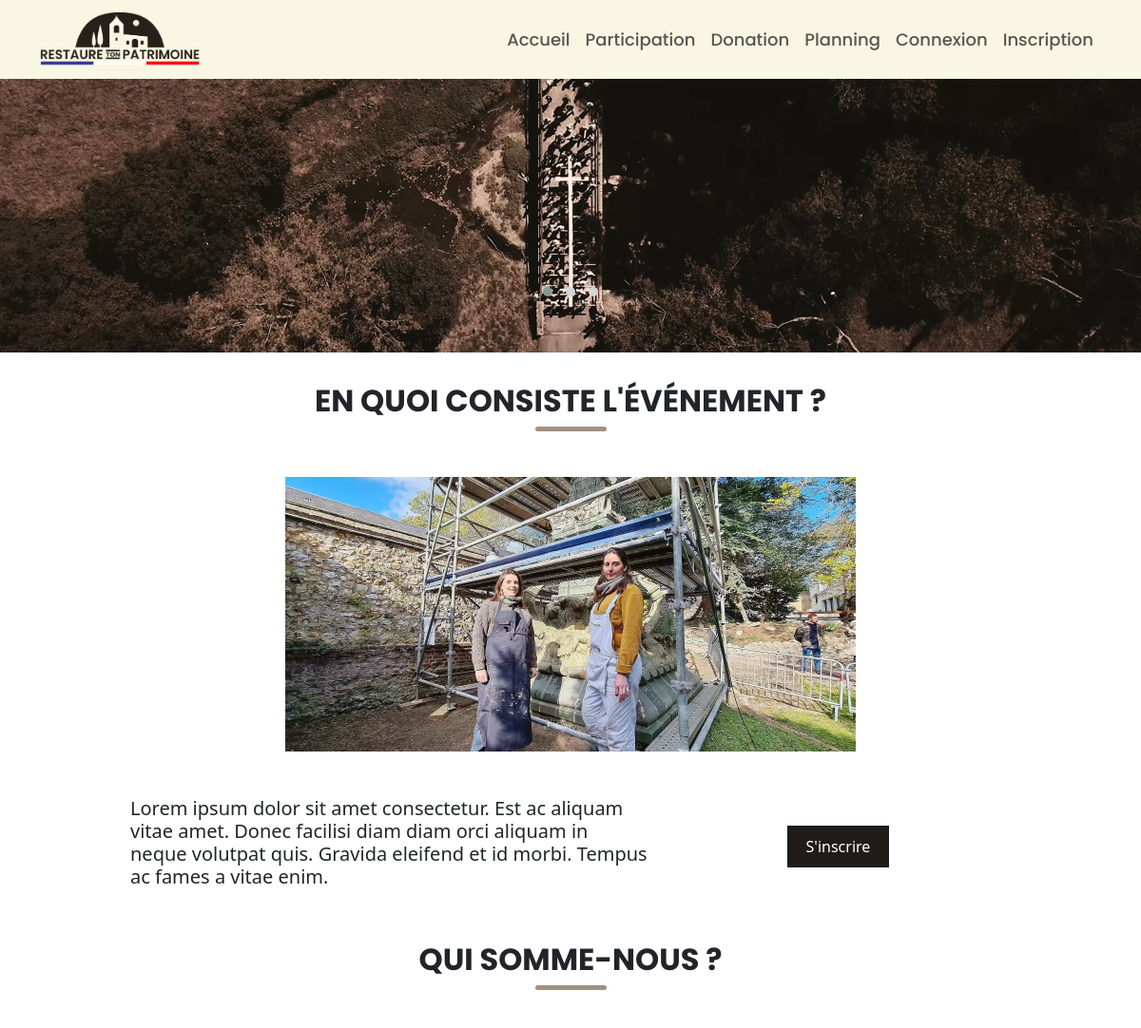
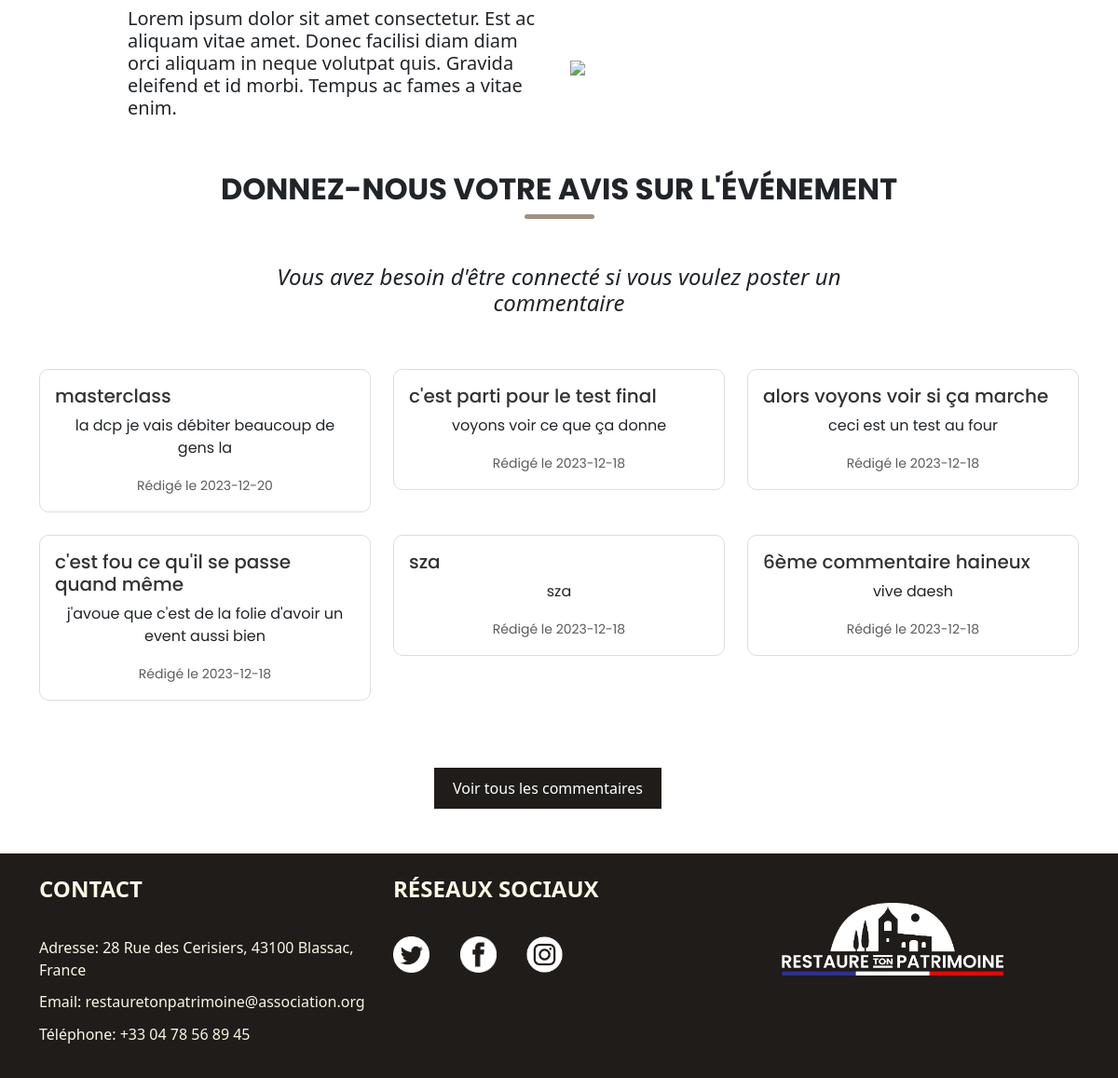
The page / on the database its author committed (2 pictures, top to bottom).
### tables this page shows
CREATE TABLE `article` (
  `ID_article` int(11) NOT NULL,
  `Contenue` text DEFAULT NULL,
  `Titre` varchar(50) DEFAULT NULL,
  `Date_article` date DEFAULT NULL
);

### index.php (the view, shortened to what this page needs)
<?php require_once 'php/Config.php';
try{
  $pdo = new PDO(
      "mysql:host=$host;dbname=$dbname;charset=utf8", $user, $password);
  }
  catch(PDOException $e){
    echo $e->getMessage();
  }?>
<!DOCTYPE html>
<html lang="fr">
<head>
<link rel="stylesheet" href="css/owl.carousel.min.css">
<link rel="stylesheet" href="css/owl.theme.default.min.css">
<link rel="stylesheet" href="css/bootstrap.min.css">
<link rel="stylesheet" href="css/style.css">
</head>
<body>
<nav class="navbar navbar-expand-lg couleurnav">
  <div class="container">
    <a class="navbar-brand" href="index.php">
      <img src="images/perso.png" class="taillelogo" alt="Restaure Ton Patrimoine">
    </a>
    <div class="collapse navbar-collapse text-center" id="navbarNav">
      <ul class="navbar-nav ms-auto">
        <li class="nav-item">
          <a class="nav-link" href="index.php">Accueil</a>
        </li>
        <li class="nav-item">
          <a class="nav-link" href="pages/participation.php">Participation</a>
        </li>
        <li class="nav-item">
          <a class="nav-link" href="pages/donation.php">Donation</a>
        </li>
        <li class="nav-item">
          <a class="nav-link" href="pages/planning.php">Planning</a>
        </li>
        <?php
        if(isset($_SESSION["nom"])){
                if( $_SESSION['admin'] == 1){
                  echo(' </ul>
                  </div>
                <a href="pages/Admin.php" class="ms-4 co"> Administration </a>
                <a class="ms-4 co texteitalic">'
                .$_SESSION["nom"].'</a>
                <a class="ms-2 co" href="php/logout.php">
                  <img width="32px" height="32px" class="rotationlogo" src="images/decov2.png" alt="deco">
                </a>
              ');
                }
          else{
            echo(' </ul>
            </div>
            <a class="ms-4 co texteitalic">'
            .$_SESSION["nom"].'</a>
            <a class="ms-2 co" href="php/logout.php">
              <img width="32px" height="32px" class="rotationlogo" src="images/decov2.png" alt="deco">
            </a>
          ');
            }
        }
        else{
          echo('
          <li class="nav-item">
            <a class="nav-link" href="php/Connexion.php">Connexion</a>
          </li>
          <li class="nav-item">
            <a class="nav-link" href="php/InscriptionForm.php">Inscription</a>
          </li>
        </ul>
      </div>
            ');
        }
        ?>
  </div>
</nav>
<section id="carrousel">
<div class="owl-carousel owl-theme">
<div class="item imgcarrousel1">
  <div class="overlay-content">
    <h1 class="text-center textecarrousel"> &nbsp; </h1>
  </div>
</div>
</div>
</section>
<section id="contenu">
<div>
<h2 class="titres">En quoi consiste l'événement ?</h2>
<div class="d-flex justify-content-center">
<div class="ligne-arrondie"></div>
</div>
</div>
<div class="mt-5 d-flex justify-content-center">
<img class="w-50" src="images/illustrationprojet.png"></img>
</div>
<div class="mt-5 container">
<div class="row d-flex justify-content-center">
  <div class="col-lg-6">
    <h5>
  Lorem ipsum dolor sit amet
consectetur. Est ac aliquam vitae
amet. Donec facilisi diam diam orci
aliquam in neque volutpat quis.
Gravida eleifend et id morbi. Tempus
ac fames a vitae enim.
    </h5>
  </div>
  <div class="col-lg-4 d-flex align-items-center justify-content-center">
  <a class="bouton NS">S'inscrire</a>
  </div>
</div>
</div>
</section>
<section>
<div class="mt-5">
<h2 class="titres">Qui somme-nous ?</h1>
<div class="d-flex justify-content-center">
<div class="ligne-arrondie"></div>
</div>
</div>
<div class="mt-5 container">
<div class="row d-flex justify-content-center align-items-center">
  <div class="col-lg-5">
    <h5>
  Lorem ipsum dolor sit amet
consectetur. Est ac aliquam vitae
amet. Donec facilisi diam diam orci
aliquam in neque volutpat quis.
Gravida eleifend et id morbi. Tempus
ac fames a vitae enim.
    </h5>
  </div>
  <div class="col-lg-5">
  <img class="w-100" src="images/illustrationequipe.png"></img>
  </div>
</div>
</div>
</section>
<div class="mt-5">
<h2 class="titres">Donnez-nous votre avis sur l'événement</h1>
<div class="d-flex justify-content-center">
<div class="ligne-arrondie"></div>
</div>
</div>
<article class="Blog mt-5">
<?php if (isset($_SESSION["nom"])) : ?>
  <form action="php/ajout.php" method="GET">
      <div class="container mt-5">
          <div class="row justify-content-center">
              <div class="col-md-8">
                  <div class="form-group">
                      <label for="titre">Donnez un titre à votre commentaire</label>
                      <input class="form-control" type="text" name="titre" required="required">
                  </div>
              </div>
          </div>
          <div class="row justify-content-center">
              <div class="col-md-8">
                  <div class="form-group">
                      <label for="texte">Écrivez votre texte juste ici</label>
                      <input class="form-control grande-zone-texte" type="text" name="texte" required="required">
                  </div>
              </div>
          </div>
          <div class="row justify-content-center">
              <div class="col-md-8 mt-2 d-flex justify-content-center">
                  <button type="submit" class="bouton NS">Commenter</button>
              </div>
          </div>
      </div>
  </form>
<?php else : ?>
  <div class="container mt-2">
      <div class="row justify-content-center">
          <div class="col-md-8">
              <h4 class="text-center texteitalic">Vous avez besoin d'être connecté si vous voulez poster un commentaire</h2>
          </div>
      </div>
  </div>
  <?php endif; ?>
  <section class="mt-5" id="commentaire">
  <?php
  $requete='SELECT * FROM article ORDER BY ID_article DESC LIMIT 6';
  $resultats=$pdo->query($requete);
  $article=$resultats->fetchAll(PDO::FETCH_ASSOC);
  ?>
<div class="container mt-5">
    <div class="row">
        <?php foreach ($article as $commentaire): ?>
            <div class="col-md-4 mb-4">
                <div class="card">
                    <div class="card-body">
                        <h5 class="card-title policecarte"><?php echo $commentaire["Titre"]; ?></h5>
                        <p class="card-text policecartesimple"><?php echo $commentaire["Contenue"]; ?></p>
                        <p class="card-text policecartesimple"><small class="text-muted">Rédigé le <?php echo $commentaire["Date_article"]; ?></small></p>
                    </div>
                </div>
            </div>
        <?php endforeach; ?>
    </div>
  </div>
  <div class="mt-5 d-flex justify-content-center">
  <a class="bouton mb-5 NS" href="pages/blog.php"> Voir tous les commentaires </a>
  </div>
</article>
<body>
<footer class="footer text-light">
    <div class="container py-4">
        <div class="row">
            <div class="col-md-4">
                <h4 class="titresFooter">Contact</h4>
                <p class="textFooter">Adresse: 28 Rue des Cerisiers, 43100 Blassac, France</p>
                <p class="textFooter">Email: restauretonpatrimoine@association.org</p>
                <p class="textFooter">Téléphone: +33 04 78 56 89 45</p>
            </div>
            <div class="col-md-4">
                <h4 class="titresFooter">Réseaux sociaux</h4>
                    <a href="https://twitter.com/" target="_blank"><img src="images/X.png" class='imagesfooter'></a>
                    <a href="https://www.facebook.com/" target="_blank"><img src="images/F.png" class='imagesfooter'></a>
                    <a href="https://www.instagram.com/" target="_blank"><img src="images/I.png" class='imagesfooter'></a>
            </div>
            <div class="col-md-4">
                <img src="images/logo.png" alt="Logo de l'association" class="logo">
            </div>
        </div>
    </div>
</footer>
</body>

### css/style.css (style rules this page uses)
.couleurnav { background-color: #f9f7e4; }
nav > div > div > ul > li { font-family: PoppinsMedium; text-decoration: none; }
.navbar-brand { margin-left: auto; margin-right: auto; }
.nav-link { display: inline-block; position: relative; font-size: large; }
.nav-link:after { content: ''; position: absolute; width: 100%; transform: scaleX(0); height: 2px; bottom: 0; left: 0; background-color: #1f1c1a; transform-origin: bottom right; transition: transform 0.25s ease-out, text-decoration-thickness 0.25s ease-out; }
.textecarrousel { padding-top: 10%; padding-bottom: 10%; text-transform: uppercase; font-family: PoppinsBold; color: #f9f7e4 ; text-shadow: 2px 2px 2px #000000; }
.imgcarrousel1 { background-image: url('../images/carrousel1.png'); background-size: cover; }
.ligne-arrondie { width: 75px; height: 5px; background-color: #a29082; border-radius: 5px; justify-content: center; margin-top: 0.7%; }
.titres { font-family: Poppins; text-align: center; margin-bottom: -0.08%; font-weight: bolder; margin-top: 2%; text-transform: uppercase; }
.bouton { display: inline-block; padding: 10px 20px; font-size: 16px; text-align: center; text-decoration: none !important; transition: background-color 0.3s ease-in-out, color 0.3s ease-in-out; color: #fff; background-color: #1f1c1a; cursor: pointer; margin-right: 2%; border: 0px; }
.footer { background-color: #1f1c1a; color: #f9f7e4; }
.textFooter { color: #f9f7e4; margin-bottom: 3%; }
.titresFooter { color: #f9f7e4; font-weight: bold; text-transform: uppercase; margin-bottom: 10%; }
.imagesfooter { width: 3.25vw; margin-right: 8%; height: auto; transition: transform 0.3s; }
.logo { margin-top: 8%; margin-left: 10%; width:20vw; height:auto; }
.card-text { text-align: center!important; }
.policecarte { font-family: PoppinsMedium; }
.policecartesimple { font-family: Poppins; }
.texteitalic { font-style: italic; }
.taillelogo { width: 14vw; }
.card { border: 1px solid #ddd; border-radius: 10px; }
.card-title { color: #333; font-size: 1.25rem; }
.NS { -moz-user-select: none; -webkit-user-select: none; -ms-user-select: none; user-select: none; }

### rows shown on the page
article: Titre "masterclass", Contenue "la dcp je vais débiter beaucoup de gens la", Date_article "2023-12-20"
article: Titre "c'est parti pour le test final", Contenue "voyons voir ce que ça donne", Date_article "2023-12-18"
article: Titre "alors voyons voir si ça marche", Contenue "ceci est un test au four", Date_article "2023-12-18"
article: Titre "c'est fou ce qu'il se passe quand même", Contenue "j'avoue que c'est de la folie d'avoir un event aussi bien", Date_article "2023-12-18"
article: Titre "sza", Contenue "sza", Date_article "2023-12-18"
article: Titre "6ème commentaire haineux", Contenue "vive daesh", Date_article "2023-12-18"
